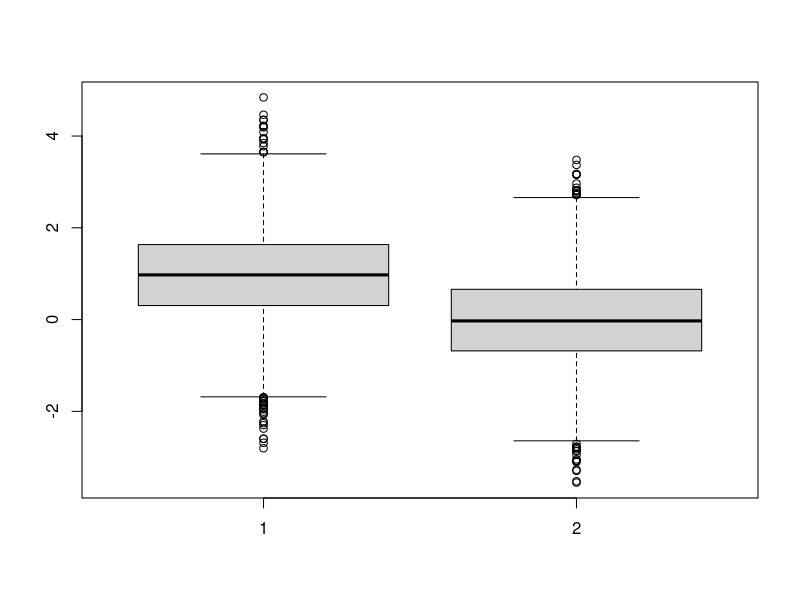
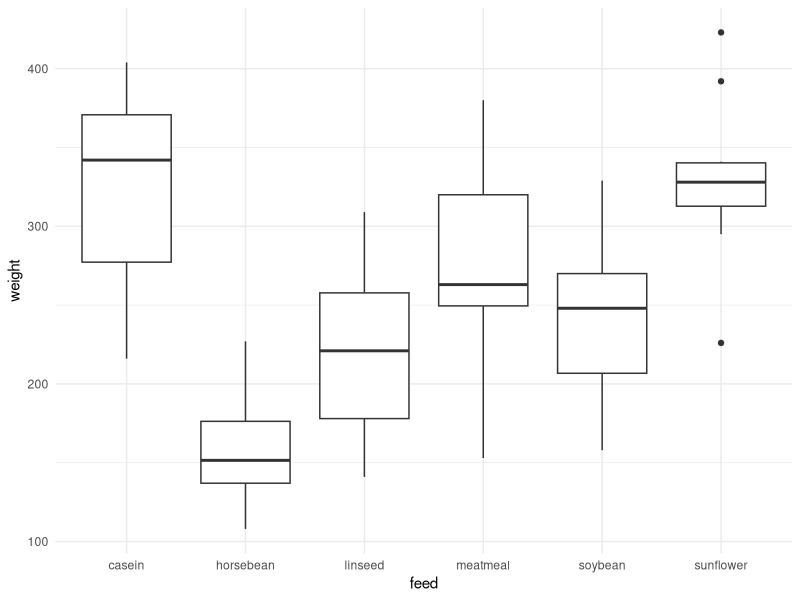
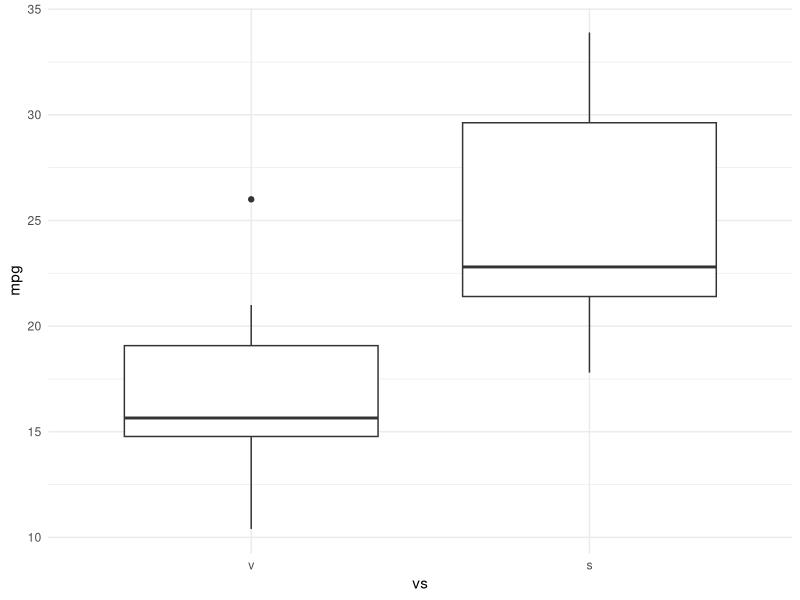
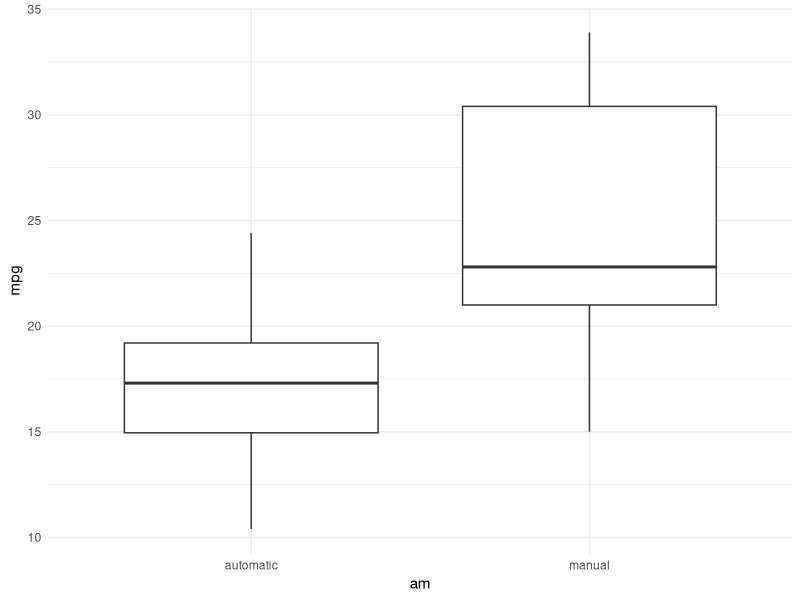

Reproduce these figures in R, in order.
## ---- chunk 1
knitr::opts_chunk$set(echo = TRUE)
## ---- chunk 2
n<-10000
x<-matrix(0,n,1)
x[1:(n/2),]=1
eps<-rnorm(n)
y<-x+eps

y1<-y[1:(n/2),]
y2<-y[(n/2+1):n,]
## ---- chunk 3
boxplot(y1,y2)
## ---- chunk 4
x<-factor(x,labels=c("0","1"))
oneway<-aov(y~x)
summary(oneway)
## ---- chunk 5
reg <- lm(y~x)
summary(reg)
## ---- chunk 6
library(datasets) 
head(chickwts)
str(chickwts)

## ---- chunk 7
library(ggplot2)
print(ggplot(chickwts, aes(x=feed, y=weight)) + geom_boxplot() + theme_minimal())
## ---- chunk 8
# ¿Por qué hay pollos que son más ligeros y otros que son más pesados
# ¿Qué porcentaje de la varianza del peso de los pollos es explicada por el tipo de comida?
oneway <- aov(chickwts$weight~chickwts$feed)
summary(oneway)

## ---- chunk 9
razon <- 231129 / (195556 + 231129)
print(sprintf("La razón de correlación sería: %.2f%%", razon * 100))

## ---- chunk 10
reg <- lm(chickwts$weight ~ chickwts$feed)
summary(reg)
## ---- chunk 11
mtcars2 <-within(mtcars, {
  vs<-factor(vs,labels=c("v","s")) # Tipo de Motor (0 y 1)
  am<-factor(am,labels=c("automatic","manual")) #Transmisión (0 y 1)
})
head(mtcars2)
## ---- chunk 12
ggplot(mtcars2,aes(x=vs,y=mpg)) + geom_boxplot() + theme_minimal()
ggplot(mtcars2,aes(x=am,y=mpg)) + geom_boxplot() + theme_minimal()
## ---- chunk 13
twoway1 <- aov(mpg ~ vs + am, data=mtcars2)
summary(twoway1)
## ---- chunk 14
reg1<-lm(mpg ~ vs + am, data=mtcars2)
summary(reg1)
## ---- chunk 15
twoway2<-aov(mpg ~ vs + am + vs*am, data=mtcars2)
summary(twoway2)
## ---- chunk 16
reg2<-lm(mpg ~ vs + am + vs*am, data=mtcars2)
summary(reg2)
